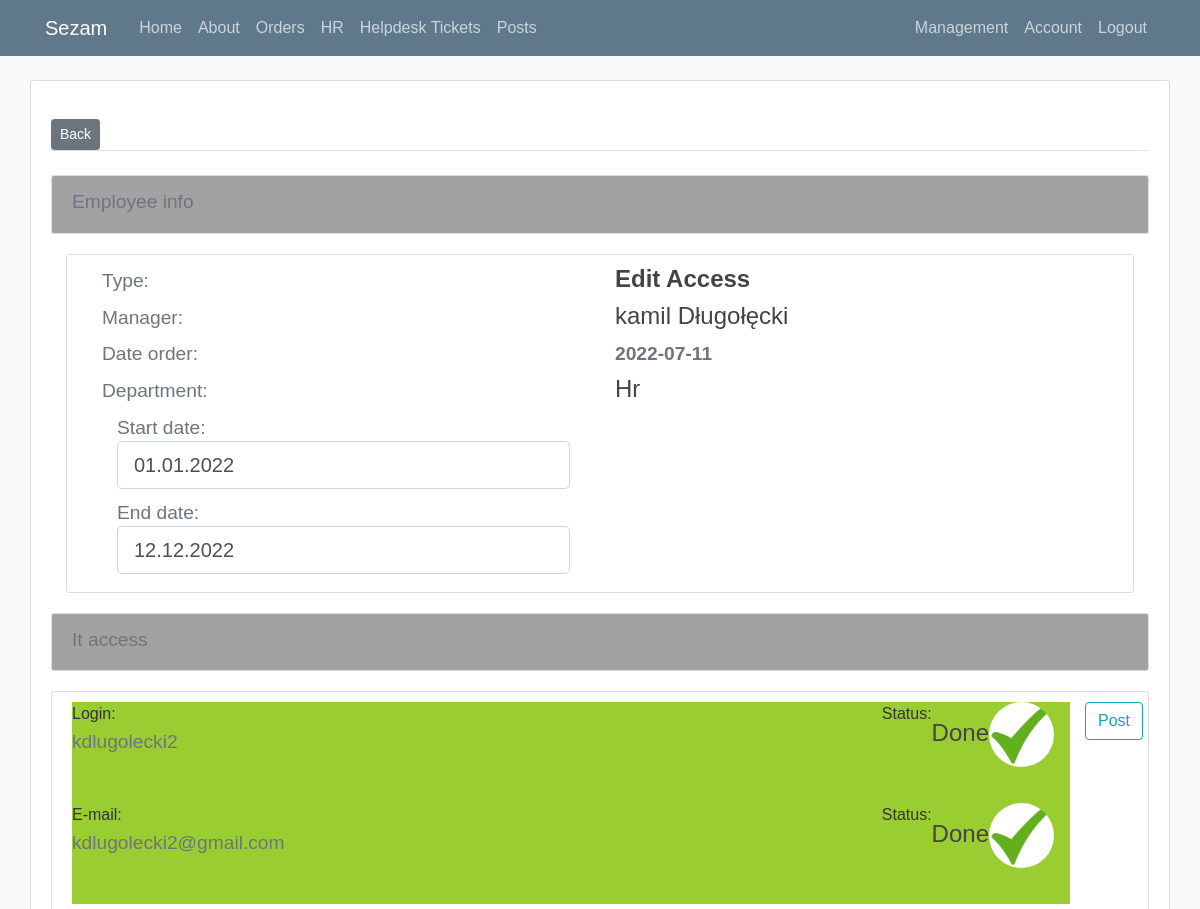
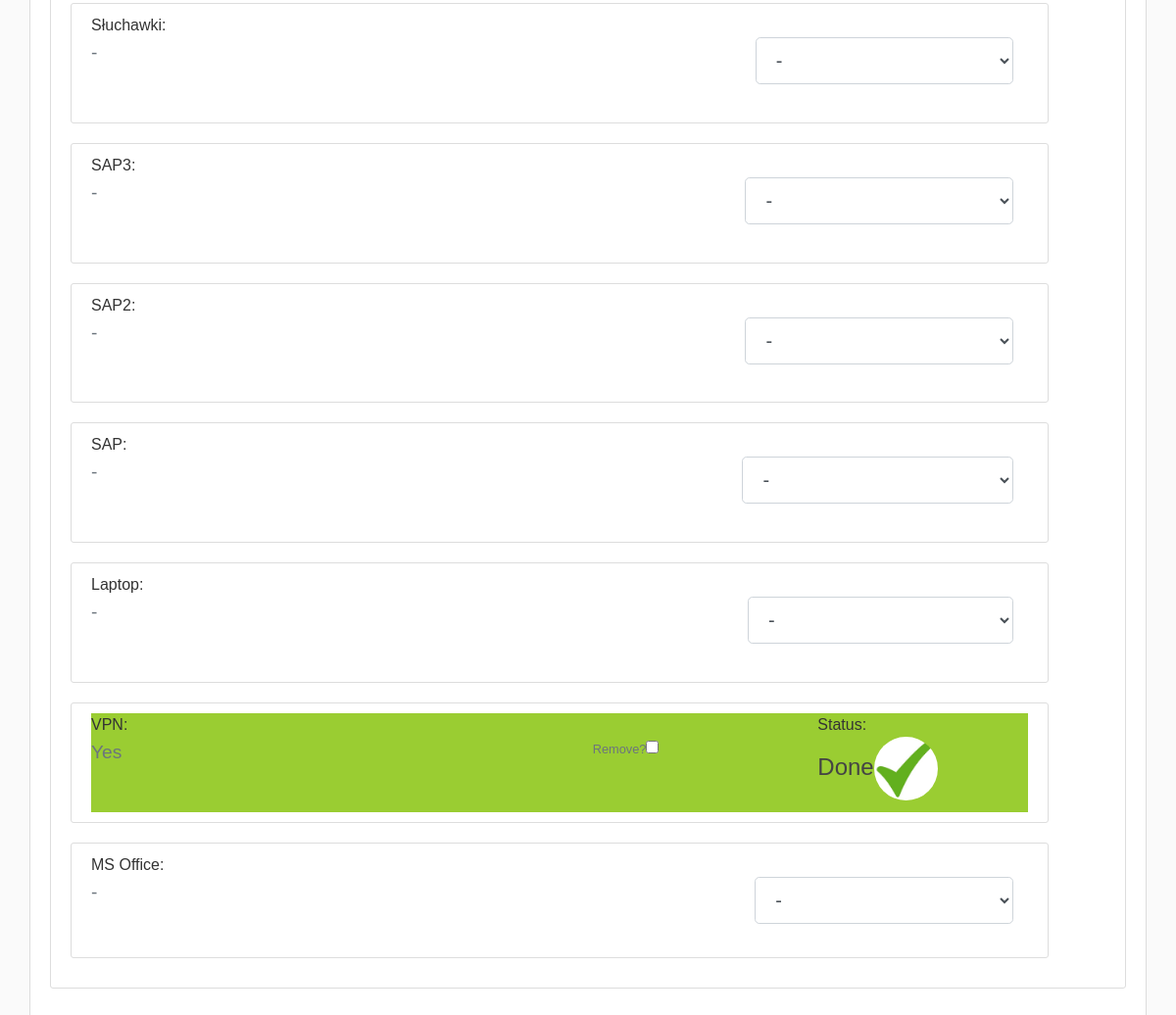
Page /edit_access_employee/6 (signed in) on the committed database (2 pictures, top to bottom).
### sezam.py (models this page shows, shortened)
class Order(db.Model):
    id = db.Column(db.Integer, primary_key=True)
    typ = db.Column(db.String(20), nullable=False)
    worker_name = db.Column(db.String(20), nullable=False)
    worker_surname = db.Column(db.String(120), nullable=False)
    date_posted = db.Column(db.DateTime, nullable=False, default=datetime.utcnow)
    supervisor_id = db.Column(db.Integer, db.ForeignKey('user.id'), nullable=False)
    supervisor = db.Column(db.String(100), nullable=False)
    department = db.Column(db.String(100), nullable=False)
    date_start = db.Column(db.DateTime, nullable=False)
    date_end = db.Column(db.DateTime, nullable=False)
    login = db.Column(db.String(100))
    login_status = db.Column(db.String(100), default='In progress')
    email = db.Column(db.String(100))
    email_status = db.Column(db.String(100), default='In progress')
    status = db.Column(db.String(100), default='In progress')
    privilege = db.Column(db.String(100))
    user_id = db.Column(db.String(100))
    status_cancel = db.Column(db.String(100), default='-')

class Order_item(db.Model):
    id = db.Column(db.Integer, primary_key=True)
    id_order =  db.Column(db.String(100), default='')
    id_item = db.Column(db.String(100), default='')
    name =  db.Column(db.String(100), default='')
    value = db.Column(db.String(100), default='')
    status = db.Column(db.String(100), default='In progress')

class Item(db.Model):
    id = db.Column(db.Integer, primary_key=True)
    name = db.Column(db.String(100), nullable=False)
    status = db.Column(db.String(100), default='Active')

### sezam.py (the view, shortened to what this page needs)
@app.route("/edit_access_employee/<int:user_id>", methods=['GET', 'POST'])
@login_required
def edit_access_employee(user_id):
    if current_user.privilege=='User':
        return redirect(url_for('about'))
    else:
        form = EditOrderFormStatus1()
        order  = Order.query.filter_by(user_id=user_id, status_cancel='-').order_by(Order.id.desc()).first()
        order_items = Order_item.query.filter_by(id_order=order.id).all()
        dostepy = []
        for order_item in order_items:
            dostepy.append(order_item.name)
        items=Item.query.order_by(Item.id.desc())
        pozycje = []
        for item in items:
            pozycje.append(item.name)
        differences=[]
        for list in pozycje:
            if list not in dostepy:
                differences.append(list)
        form.date_start.data = order.date_start
        form.date_end.data = order.date_end
        for order_item in order_items:
            if order_item.status == 'Canceled':
                order_item.value='-'
                order_item.status == 'Canceled'
        return render_template('edit_access_employee1.html',differences=differences,items=items, form=form, order=order, order_items=order_items)

### templates/edit_access_employee1.html (shortened to what this page needs)
{% extends "layout2.html" %}
{% block content %}
<div class="content-section2">
    <br><a class="btn btn-secondary btn-sm mt-1" href="{{ url_for('orders') }}">Back</a>
    <form method="POST" action="">
        <fieldset class="form-group">
            <legend class="border-bottom mb-4">{{ legend }}</legend>
            <article class="media content-section3"><br>
                <div class="container">
                    <div class="row">
                        <h4 class="article-title"><small class="text-muted">Employee info </small> </h4><br>
                    </div>
                </div>
            </article>
            <main role="main" class="container">
                <article class="media content-section2"><br>
                    <div class="container">
                        <div class="row">
                            <div class="col">
                                <h4 class="article-title"><small class="text-muted">Type: </small><b></b></h4>
                                <h4 class="article-title"><small class="text-muted">Manager: </small> </h4>
                                <h4 class="article-title"><small class="text-muted">Date order: </small><small class="text-muted"><b></b></small></h4>
                                <h4 class="article-title"><small class="text-muted">Department: </small> </h4>
                                <div class="col">
                                <h4 class="article-title"><small class="text-muted">Start date: </small>
                                    {% if form.date_start.errors %}
                                        {{ form.date_start(class="form-control form-control-lg is-invalid") }}
                                        <div class="invalid-feedback">
                                            {% for error in form.date_start.errors %}
                                                <span>{{ error }}</span>
                                            {% endfor %}
                                        </div>
                                    {% else %}
                                        {{ form.date_start(class="form-control form-control-lg") }}
                                    {% endif %}
                                </h4>
                                </div>
                                <div class="col">
                                    <h4 class="article-title"><small class="text-muted">End date: </small>
                                        {% if form.date_end.errors %}
                                            {{ form.date_end(class="form-control form-control-lg is-invalid") }}
                                            <div class="invalid-feedback">
                                                {% for error in form.date_end.errors %}
                                                    <span>{{ error }}</span>
                                                {% endfor %}
                                            </div>
                                        {% else %}
                                            {{ form.date_end(class="form-control form-control-lg") }}
                                        {% endif %}
                                    </h4>
                                    </div>
                            </div>
                            <div class="col">
                                <h4 class="article-title"><small class="text-muted"></small><b>Edit Access</b></h4>
                                <h4 class="article-title"><small class="text-muted"></small> {{ order.supervisor}}</h4>
                                <h4 class="article-title"><small class="text-muted"></small><small class="text-muted"><b>{{ order.date_posted.strftime('%Y-%m-%d') }}</b></small></h4>
                                <h4 class="article-title"><small class="text-muted"></small> {{ order.department }}</h4>
                            </div>
                        </div>
                    </div>
                </article>
            </main>
            <article class="media content-section3"><br>
                <div class="container">
                    <div class="row">
                        <h4 class="article-title"><small class="text-muted">It access </small> </h4><br>
                    </div>
                </div>
            </article>
            <div class="content-section mt-2">
                <div class="row">
                    <div class="col">
                        {% if order.login_status == 'Done' %}
                            <article class= "media background-access-done">
                        {% elif order.login_status == 'In progress' %}
                            <article class= "media background-access-todo">
                        {% else %}
                            <article class= "media background-access-remove">
                        {% endif %}
                            <div class="form-group">
                                Login:<br><h4 class="article-title"><small class="text-muted">{{order.login}} </small> </h4>
                                <br>
                            </div>
                        <div class="col"> </div>
                        <div class="col"> </div>
                        {% if order.login_status != 'Done' %}
                            {% if form.login_status.errors %}
                                {{ form.login_status(class="form-control form-control-lg is-invalid") }}
                                <div class="invalid-feedback">
                                    {% for error in form.login_status.errors %}
                                        <span>{{ error }}</span>
                                    {% endfor %}
                                </div>
                            {% else %}
                                {{ form.login_status(class="form-control form-control-lg") }}
                            {% endif %}
                        {% else %}
                            Status:<br>
                            <h4 class="article-title"><small class="text-muted"></small> {{ order.login_status }}<img class="rounded-circle article-img" src="{{ url_for('static', filename='pic/ok.jpg') }}" width="50" height="60"></h4>
                        {% endif %}
                        </article>
                        {% if order.email_status == 'Done' %}
                            <article class= "media background-access-done">
                        {% elif order.email_status == 'In progress' %}
                            <article class= "media background-access-todo">
                        {% else %}
                            <article class= "media background-access-remove">
                        {% endif %}
                                <div class="form-group">
                                    E-mail:<br><h4 class="article-title"><small class="text-muted">{{order.email}} </small> </h4>
                                    <br>
                                </div>
                                <div class="col"> </div>
                                <div class="col"> </div>
                                {% if order.email_status != 'Done' %}
                                    {% if form.email_status.errors %}
                                        {{ form.email_status(class="form-control form-control-lg is-invalid") }}
                                        <div class="invalid-feedback">
                                            {% for error in form.email_status.errors %}
                                                <span>{{ error }}</span>
                                            {% endfor %}
                                        </div>
                                    {% else %}
                                        {{ form.email_status(class="form-control form-control-lg") }}
                                    {% endif %}
                                {% else %}
                                    Status:<br>
                                    <h4 class="article-title"><small class="text-muted"></small> {{ order.email_status }}<img class="rounded-circle article-img" src="{{ url_for('static', filename='pic/ok.jpg') }}" width="50" height="60"></h4>
                                {% endif %}
                        </article>
                        {% for order_item in order_items %}
                        <div class="content-section mt-2">
                            {% if order_item.status == 'Done' and order_item.value == 'Yes' %}
                                <article class= "media background-access-done">
                            {% elif order_item.status == 'In progress' %}
                                <article class= "media background-access-todo">
                            {% elif order_item.status == 'to remove' %}
                                <article class= "media background-access-remove">
                            {% else %}
                                <article class= "media background-access-nothing">
                            {% endif %}
                                <div class="form-group">
                                    {{order_item.name}}:
                                    {% if order_item.value == 'to remove' %}
                                    <br><h4 class="article-title"><small class="text-muted"> - </small> </h4>
                                    <br>
                                    {% else %}
                                        <br><h4 class="article-title"><small class="text-muted">{{order_item.value}} </small> </h4>
                                        <br>
                                    {% endif %}
                                </div>
                            <div class="col"> </div>
                            <div class="col"> </div>
                            {% if order_item.status != 'Done' and order_item.value =='-' %}
                            <div class="col">
                                <br><select name="order_item_{{order_item.id}}" class="form-control form-control-lg">
                                    <option ="-" selected>-</option>
                                </select> <br>
                            </div>
                            {% else %}
                            <div class="col">
                                <br><small class="text-muted">Remove?</small><input type="checkbox" id="order_item1_{{order_item.id}}" name="order_item1_{{order_item.id}}">
                            </div>
                            <div class="col">
                            Status:<br>
                            {% if order_item.status == 'Done' %}
                                <h4 class="article-title"><small class="text-muted"></small> {{ order_item.status }}<img class="rounded-circle article-img" src="{{ url_for('static', filename='pic/ok.jpg') }}" width="50" height="60"></h4>
                            {% elif order_item.status =='In progress' %}
                                <h4 class="article-title"><small class="text-muted"></small> {{ order_item.status }}<img class="rounded-circle article-img" src="{{ url_for('static', filename='pic/inprogress.jpg') }}" width="50" height="60"></h4>
                            {% endif %}
                            </div>
                            {% endif %}
                            </article>
                        </div>
                        {% endfor %}
                        {% for difference in differences %}
                        <div class="content-section mt-2">
                            <article class= "media background-access-nothing">
                                <div class="form-group">
                                    {{difference}}:
                                    <br><h4 class="article-title"><small class="text-muted">- </small> </h4>
                                </div>
                            <div class="col"> </div>
                            <div class="col"> </div>
                            <div class="col">
                                <br><select name="{{difference}}" class="form-control form-control-lg">
                                    <option ="-" selected>-</option>
                                </select> <br>
                            </div>
                        {% endfor %}
                        </div>
                </div>
                <div class="form-group">
                    {{ form.submit(class="btn btn-outline-info") }}
                </div>
            </div>
        </div>
    </form>
</div>
{% endblock content %}

### rows in the picture
Order: date_start "01.01.2022", date_end "12.12.2022", supervisor "kamil Długołęcki", date_posted "2022-07-11", department "Hr", login "kdlugolecki2", login_status "Done", email "kdlugolecki2@gmail.com", email_status "Done"
Order_item: name "Słuchawki", value "-", id "-"
Order_item: name "SAP3", value "-", id "-"
Order_item: name "SAP2", value "-", id "-"
Order_item: name "SAP", value "-", id "-"
Order_item: name "Laptop", value "-", id "-"
Order_item: name "VPN", value "Yes", status "Done"
Item: name "MS Office", name "-"
